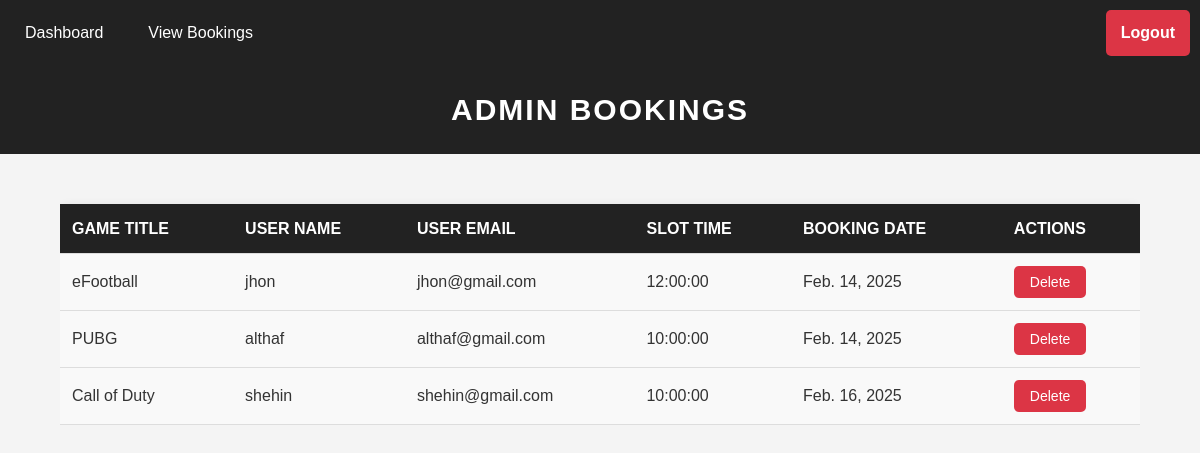
Before: /adminbookings/ with the older database file.
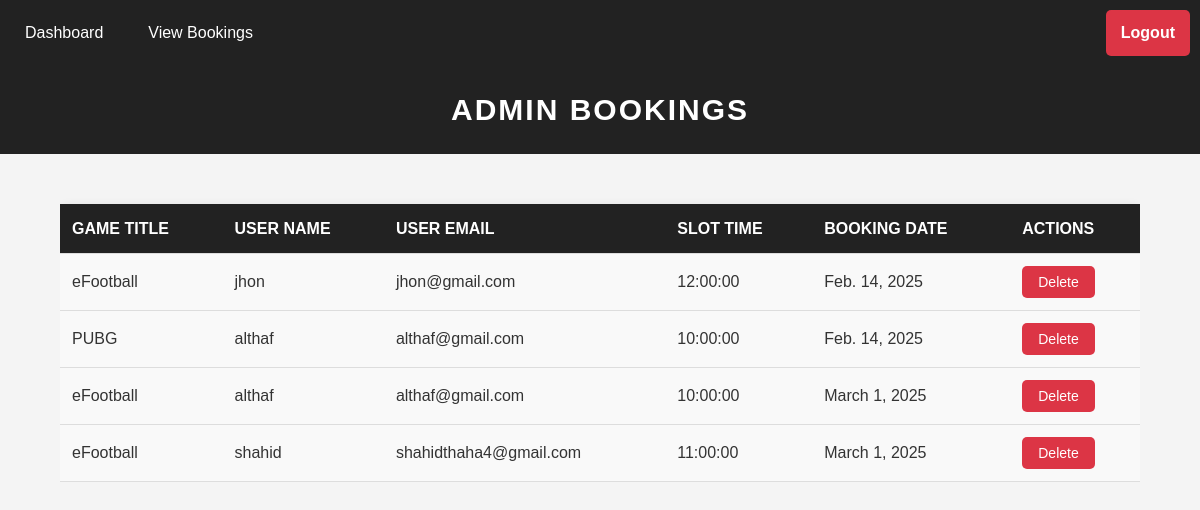
After: the same page with the newer database file.
### app/models.py (models this page shows, shortened)
class SlotBooking(models.Model):
    user = models.ForeignKey(User, on_delete=models.CASCADE)  # Link to user
    name = models.CharField(max_length=100)
    email = models.EmailField()
    game = models.ForeignKey(Game, on_delete=models.CASCADE)
    slot = models.ForeignKey(Slot, on_delete=models.CASCADE)
    date = models.DateField()
    booking_time = models.DateTimeField(default=now)

class Game(models.Model):
    g_id = models.CharField(max_length=20, unique=True)
    title = models.CharField(max_length=100)
    description = models.TextField()
    release_date = models.DateField()
    price = models.DecimalField(max_digits=10, decimal_places=2)
    image = models.FileField()

class Slot(models.Model):
    TIME_SLOT_CHOICES = [
        ('10:00 AM - 12:00 PM', '10:00 AM - 12:00 PM'),
        ('12:00 PM - 2:00 PM', '12:00 PM - 2:00 PM'),
        ('2:00 PM - 4:00 PM', '2:00 PM - 4:00 PM'),
        ('4:00 PM - 6:00 PM', '4:00 PM - 6:00 PM'),
        ('6:00 PM - 8:00 PM', '6:00 PM - 8:00 PM'),
    ]
    game = models.ForeignKey(Game, on_delete=models.CASCADE, related_name="slots")
    date = models.DateField()
    time_slot = models.CharField(max_length=20, choices=TIME_SLOT_CHOICES)
    reserved = models.BooleanField(default=False)
    booking_time = models.DateTimeField(null=True, blank=True)  # Track when booked
    class Meta:
        unique_together = ('game', 'date', 'time_slot')

### app/views.py (the view)
# urls.py: path('adminbookings/', views.admin_bookings, name='admin_bookings'),
def admin_bookings(request):
    bookings = SlotBooking.objects.all()
    return render(request, 'admin/bookings.html', {'bookings': bookings})

### templates/admin/bookings.html (shortened to what this page needs)
<!DOCTYPE html>
<html lang="en">
<head>
</head>
<body>
    <div class="navbar">
        <div class="nav-links">
            <a href="{% url 'home' %}">Dashboard</a>
            <a href="{% url 'admin_bookings' %}" class="active">View Bookings</a>
        </div>
        <a href="{% url 'game_logout' %}" class="logout" onclick="return confirmLogout()">Logout</a>
    </div>
    <h2>Admin Bookings</h2>
    <div class="table-container">
        <table>
            <thead>
                <tr>
                    <th>Game Title</th>
                    <th>User Name</th>
                    <th>User Email</th>
                    <th>Slot Time</th>
                    <th>Booking Date</th>
                    <th>Actions</th>
                </tr>
            </thead>
            <tbody>
                {% for booking in bookings %}
                    <tr>
                        <td>{{ booking.game.title }}</td>
                        <td>{{ booking.name }}</td>
                        <td>{{ booking.email }}</td>
                        <td>{{ booking.slot.time_slot }}</td>
                        <td>{{ booking.date }}</td>
                        <td>
                            <form method="POST" action="{% url 'delete_booking' booking_id=booking.id %}">
                                <button type="submit" class="delete-button" onclick="return confirmDelete()">Delete</button>
                            </form>
                        </td>
                    </tr>
                {% empty %}
                    <tr>
                        <td colspan="6">No bookings found.</td>
                    </tr>
                {% endfor %}
            </tbody>
        </table>
    </div>
</body>
</html>

Changed rows visible on the page:
removed SlotBooking: game "Call of Duty", name "shehin", email "shehin@gmail.com", slot.time_slot "10:00:00", date "Feb. 16, 2025"
added SlotBooking: game "eFootball", name "althaf", email "althaf@gmail.com", slot.time_slot "10:00:00", date "March 1, 2025"
added SlotBooking: game "eFootball", name "shahid", email "shahidthaha4@gmail.com", slot.time_slot "11:00:00", date "March 1, 2025"
